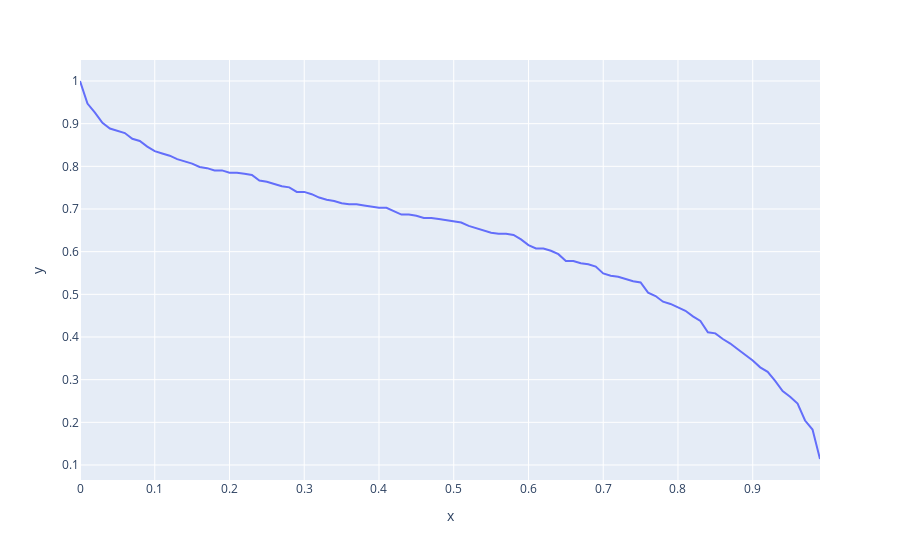

The notebook cell saved with this chart:
### Code cell
fig = px.line(x = np.arange(0,1,0.01), y = [rew(t) for t in np.arange(0,1,0.01)])
fig.show()
